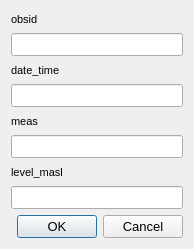
<?xml version="1.0" encoding="UTF-8"?>
<ui version="4.0">
 <class>TheDialog</class>
 <widget class="QDialog" name="TheDialog">
  <property name="windowModality">
   <enum>Qt::ApplicationModal</enum>
  </property>
  <property name="geometry">
   <rect>
    <x>0</x>
    <y>0</y>
    <width>194</width>
    <height>249</height>
   </rect>
  </property>
  <property name="sizePolicy">
   <sizepolicy hsizetype="Preferred" vsizetype="Preferred">
    <horstretch>0</horstretch>
    <verstretch>0</verstretch>
   </sizepolicy>
  </property>
  <property name="minimumSize">
   <size>
    <width>0</width>
    <height>0</height>
   </size>
  </property>
  <property name="maximumSize">
   <size>
    <width>16777215</width>
    <height>16777215</height>
   </size>
  </property>
  <property name="windowTitle">
   <string>Dialog</string>
  </property>
  <layout class="QGridLayout" name="gridLayout">
   <item row="0" column="0">
    <widget class="QLabel" name="label">
     <property name="minimumSize">
      <size>
       <width>40</width>
       <height>0</height>
      </size>
     </property>
     <property name="maximumSize">
      <size>
       <width>70</width>
       <height>16777215</height>
      </size>
     </property>
     <property name="font">
      <font>
       <family>Arial</family>
       <pointsize>8</pointsize>
      </font>
     </property>
     <property name="text">
      <string>obsid</string>
     </property>
     <property name="alignment">
      <set>Qt::AlignLeading|Qt::AlignLeft|Qt::AlignVCenter</set>
     </property>
    </widget>
   </item>
   <item row="1" column="0">
    <widget class="QLineEdit" name="obsid">
     <property name="sizePolicy">
      <sizepolicy hsizetype="Expanding" vsizetype="Fixed">
       <horstretch>0</horstretch>
       <verstretch>0</verstretch>
      </sizepolicy>
     </property>
     <property name="minimumSize">
      <size>
       <width>0</width>
       <height>0</height>
      </size>
     </property>
     <property name="maximumSize">
      <size>
       <width>16777215</width>
       <height>16777215</height>
      </size>
     </property>
     <property name="font">
      <font>
       <family>Arial</family>
       <pointsize>10</pointsize>
      </font>
     </property>
    </widget>
   </item>
   <item row="2" column="0">
    <widget class="QLabel" name="label_2">
     <property name="minimumSize">
      <size>
       <width>130</width>
       <height>0</height>
      </size>
     </property>
     <property name="maximumSize">
      <size>
       <width>3000</width>
       <height>16777215</height>
      </size>
     </property>
     <property name="font">
      <font>
       <family>Arial</family>
       <pointsize>8</pointsize>
      </font>
     </property>
     <property name="text">
      <string>date_time</string>
     </property>
     <property name="alignment">
      <set>Qt::AlignLeading|Qt::AlignLeft|Qt::AlignVCenter</set>
     </property>
    </widget>
   </item>
   <item row="3" column="0">
    <widget class="QLineEdit" name="date_time">
     <property name="sizePolicy">
      <sizepolicy hsizetype="Expanding" vsizetype="Fixed">
       <horstretch>0</horstretch>
       <verstretch>0</verstretch>
      </sizepolicy>
     </property>
     <property name="minimumSize">
      <size>
       <width>0</width>
       <height>0</height>
      </size>
     </property>
     <property name="maximumSize">
      <size>
       <width>16777215</width>
       <height>16777215</height>
      </size>
     </property>
     <property name="font">
      <font>
       <family>Arial</family>
       <pointsize>10</pointsize>
      </font>
     </property>
    </widget>
   </item>
   <item row="4" column="0">
    <widget class="QLabel" name="label_10">
     <property name="minimumSize">
      <size>
       <width>40</width>
       <height>0</height>
      </size>
     </property>
     <property name="maximumSize">
      <size>
       <width>100</width>
       <height>16777215</height>
      </size>
     </property>
     <property name="font">
      <font>
       <family>Arial</family>
       <pointsize>8</pointsize>
      </font>
     </property>
     <property name="text">
      <string>meas</string>
     </property>
     <property name="alignment">
      <set>Qt::AlignLeading|Qt::AlignLeft|Qt::AlignVCenter</set>
     </property>
    </widget>
   </item>
   <item row="5" column="0">
    <widget class="QLineEdit" name="meas">
     <property name="sizePolicy">
      <sizepolicy hsizetype="Expanding" vsizetype="Fixed">
       <horstretch>0</horstretch>
       <verstretch>0</verstretch>
      </sizepolicy>
     </property>
     <property name="minimumSize">
      <size>
       <width>0</width>
       <height>0</height>
      </size>
     </property>
     <property name="maximumSize">
      <size>
       <width>16777215</width>
       <height>16777215</height>
      </size>
     </property>
     <property name="font">
      <font>
       <family>Arial</family>
       <pointsize>10</pointsize>
      </font>
     </property>
    </widget>
   </item>
   <item row="6" column="0">
    <widget class="QLabel" name="label_9">
     <property name="minimumSize">
      <size>
       <width>40</width>
       <height>0</height>
      </size>
     </property>
     <property name="maximumSize">
      <size>
       <width>100</width>
       <height>16777215</height>
      </size>
     </property>
     <property name="font">
      <font>
       <family>Arial</family>
       <pointsize>8</pointsize>
      </font>
     </property>
     <property name="text">
      <string>level_masl</string>
     </property>
     <property name="alignment">
      <set>Qt::AlignLeading|Qt::AlignLeft|Qt::AlignVCenter</set>
     </property>
    </widget>
   </item>
   <item row="7" column="0">
    <widget class="QLineEdit" name="level_masl">
     <property name="sizePolicy">
      <sizepolicy hsizetype="Expanding" vsizetype="Fixed">
       <horstretch>0</horstretch>
       <verstretch>0</verstretch>
      </sizepolicy>
     </property>
     <property name="minimumSize">
      <size>
       <width>0</width>
       <height>0</height>
      </size>
     </property>
     <property name="maximumSize">
      <size>
       <width>16777215</width>
       <height>16777215</height>
      </size>
     </property>
     <property name="font">
      <font>
       <family>Arial</family>
       <pointsize>10</pointsize>
      </font>
     </property>
    </widget>
   </item>
   <item row="8" column="0">
    <widget class="QDialogButtonBox" name="buttonBox">
     <property name="font">
      <font>
       <family>Arial</family>
       <pointsize>10</pointsize>
      </font>
     </property>
     <property name="standardButtons">
      <set>QDialogButtonBox::Cancel|QDialogButtonBox::Ok</set>
     </property>
    </widget>
   </item>
  </layout>
 </widget>
 <resources/>
 <connections/>
</ui>
